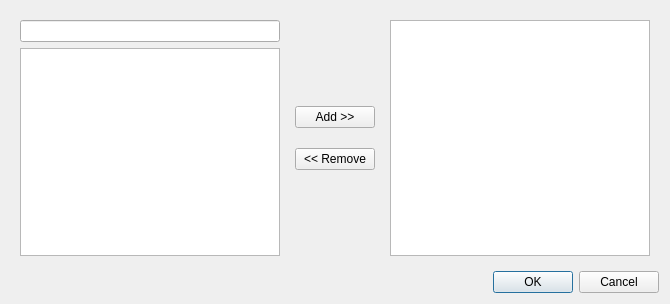
<?xml version="1.0" encoding="UTF-8"?>
<ui version="4.0">
 <class>MultiSelectorDialog</class>
 <widget class="QDialog" name="MultiSelectorDialog">
  <property name="geometry">
   <rect>
    <x>0</x>
    <y>0</y>
    <width>670</width>
    <height>304</height>
   </rect>
  </property>
  <property name="windowTitle">
   <string>Dialog</string>
  </property>
  <layout class="QVBoxLayout" name="verticalLayout_3">
   <item>
    <widget class="QWidget" name="widget_3" native="true">
     <layout class="QHBoxLayout" name="horizontalLayout">
      <item>
       <widget class="QWidget" name="widget" native="true">
        <layout class="QVBoxLayout" name="verticalLayout">
         <property name="leftMargin">
          <number>0</number>
         </property>
         <property name="topMargin">
          <number>0</number>
         </property>
         <property name="rightMargin">
          <number>0</number>
         </property>
         <property name="bottomMargin">
          <number>0</number>
         </property>
         <item>
          <widget class="QLineEdit" name="filter"/>
         </item>
         <item>
          <widget class="QListWidget" name="list">
           <property name="selectionMode">
            <enum>QAbstractItemView::ExtendedSelection</enum>
           </property>
          </widget>
         </item>
        </layout>
       </widget>
      </item>
      <item>
       <widget class="QWidget" name="widget_2" native="true">
        <layout class="QVBoxLayout" name="verticalLayout_2">
         <property name="spacing">
          <number>20</number>
         </property>
         <item>
          <spacer name="verticalSpacer">
           <property name="orientation">
            <enum>Qt::Vertical</enum>
           </property>
           <property name="sizeHint" stdset="0">
            <size>
             <width>20</width>
             <height>53</height>
            </size>
           </property>
          </spacer>
         </item>
         <item>
          <widget class="QPushButton" name="add">
           <property name="text">
            <string>Add &gt;&gt;</string>
           </property>
          </widget>
         </item>
         <item>
          <widget class="QPushButton" name="remove">
           <property name="text">
            <string>&lt;&lt; Remove</string>
           </property>
          </widget>
         </item>
         <item>
          <spacer name="verticalSpacer_2">
           <property name="orientation">
            <enum>Qt::Vertical</enum>
           </property>
           <property name="sizeHint" stdset="0">
            <size>
             <width>20</width>
             <height>53</height>
            </size>
           </property>
          </spacer>
         </item>
        </layout>
       </widget>
      </item>
      <item>
       <widget class="QListWidget" name="selectedList">
        <property name="selectionMode">
         <enum>QAbstractItemView::ExtendedSelection</enum>
        </property>
       </widget>
      </item>
     </layout>
    </widget>
   </item>
   <item>
    <widget class="QDialogButtonBox" name="buttonBox">
     <property name="orientation">
      <enum>Qt::Horizontal</enum>
     </property>
     <property name="standardButtons">
      <set>QDialogButtonBox::Cancel|QDialogButtonBox::Ok</set>
     </property>
    </widget>
   </item>
  </layout>
 </widget>
 <resources/>
 <connections>
  <connection>
   <sender>buttonBox</sender>
   <signal>accepted()</signal>
   <receiver>MultiSelectorDialog</receiver>
   <slot>accept()</slot>
   <hints>
    <hint type="sourcelabel">
     <x>248</x>
     <y>254</y>
    </hint>
    <hint type="destinationlabel">
     <x>157</x>
     <y>274</y>
    </hint>
   </hints>
  </connection>
  <connection>
   <sender>buttonBox</sender>
   <signal>rejected()</signal>
   <receiver>MultiSelectorDialog</receiver>
   <slot>reject()</slot>
   <hints>
    <hint type="sourcelabel">
     <x>316</x>
     <y>260</y>
    </hint>
    <hint type="destinationlabel">
     <x>286</x>
     <y>274</y>
    </hint>
   </hints>
  </connection>
 </connections>
</ui>
